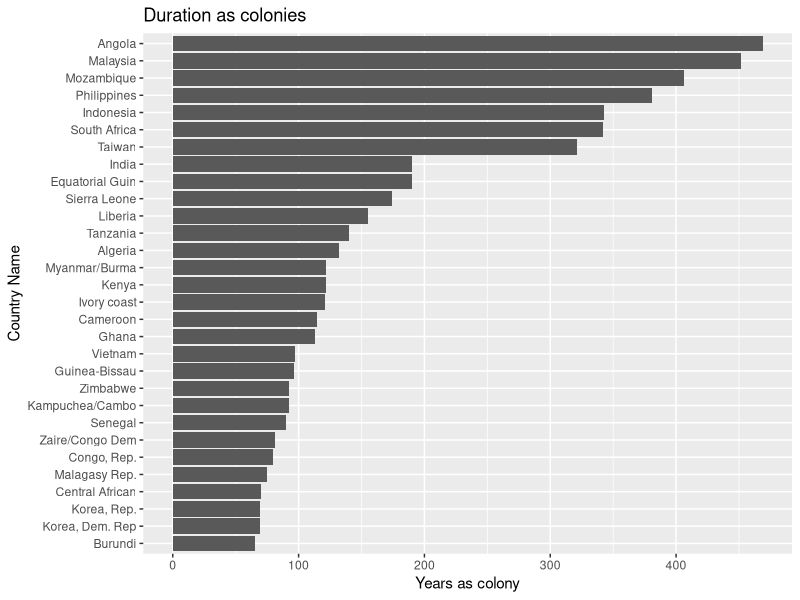
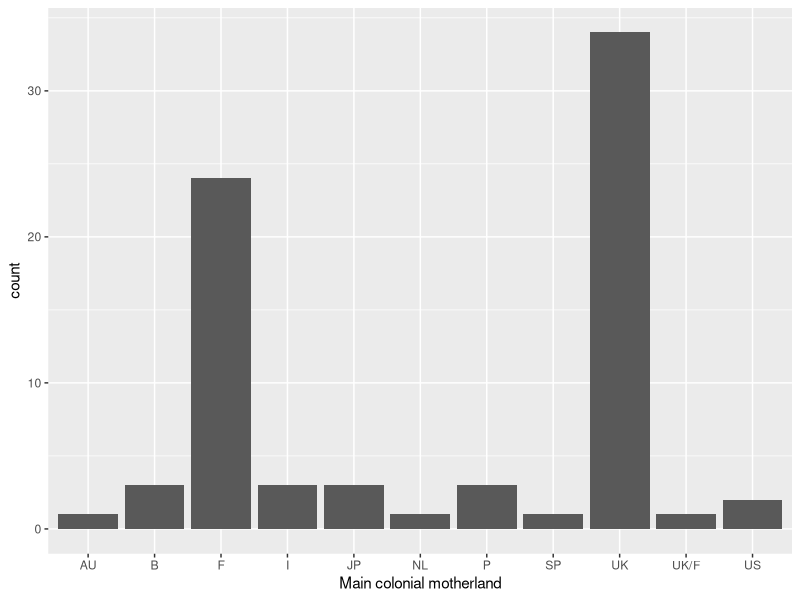
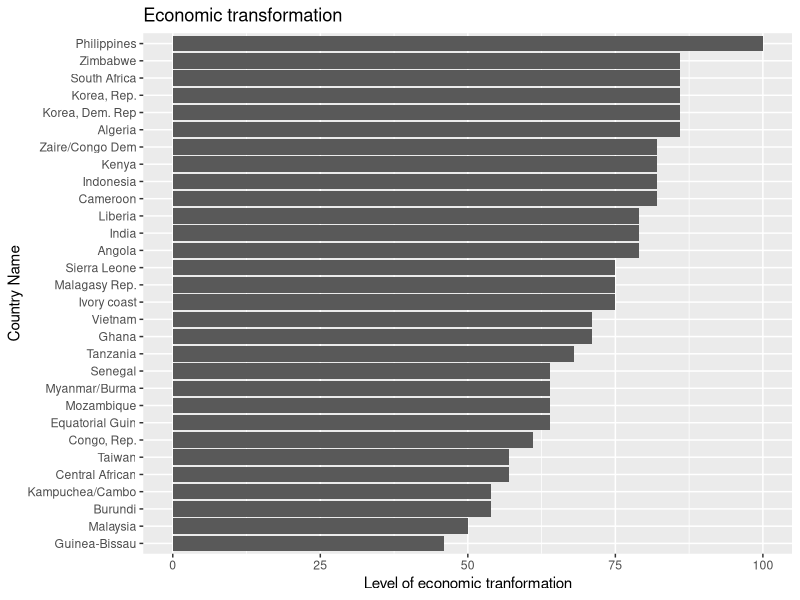
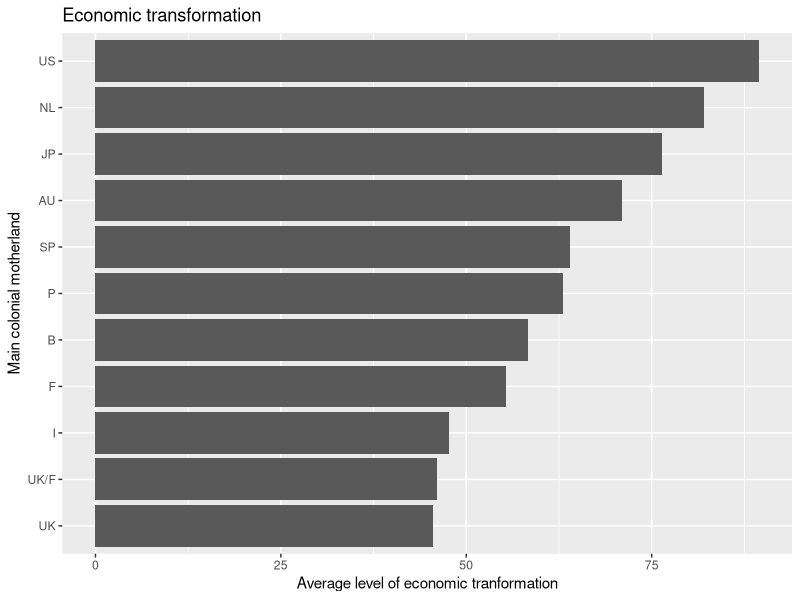

Write R code to recreate these figures, in order.
## ---- chunk 1
library(tidyverse)
library(readxl)
## ---- chunk 2
col_transfor <- read_excel("Copy of Colonial_transformation_data.xls")
## ---- chunk 3
cleaned_colonies <-col_transfor %>%
  filter(`Main colonial motherland`!= "x")
cleaned_colonies
## ---- chunk 4
col_transfor %>% 
  arrange(desc(COLYEARS)) %>%
  select(`Country Name`, COLYEARS, everything())
## ---- chunk 5
col_transfor %>%
  arrange(desc(COLYEARS)) %>%
  top_n(30)%>%
  mutate(`Country Name` = reorder(`Country Name`, COLYEARS)) %>%
  ggplot(aes(x = `Country Name`, y = COLYEARS)) +
  geom_col() +
  xlab(NULL) +
  coord_flip() +
      labs(x = "Country Name",
      y = "Years as colony",
      title = "Duration as colonies")
## ---- chunk 6
cleaned_colonies %>%
  ggplot(aes(x = `Main colonial motherland`))+
  geom_bar()
## ---- chunk 7
col_transfor %>% 
  arrange(desc(`level of economic transformation (0-100)`)) %>%
  select(`Country Name`, `level of economic transformation (0-100)`, everything())
## ---- chunk 8
col_transfor %>%
  arrange(desc(`level of economic transformation (0-100)`))%>%
  top_n(30)%>%
  mutate(`Country Name`= reorder(`Country Name`, `level of economic transformation (0-100)`))%>%
  ggplot(aes(x = `Country Name`, y = `level of economic transformation (0-100)`)) +
  geom_col() +
  xlab(NULL) +
  coord_flip() +
      labs(x = "Country Name",
      y = "Level of economic tranformation",
      title = "Economic transformation")
## ---- chunk 9
cleaned_colonies%>%
  count(`Main colonial motherland`) -> total_colonies
## ---- chunk 10
cleaned_colonies%>%
  drop_na(`level of economic transformation (0-100)`)%>%
  group_by(`Main colonial motherland`)%>%
  summarise(total = sum(`level of economic transformation (0-100)`))%>%
  ungroup ()%>%
  left_join(total_colonies, by = "Main colonial motherland")%>%
  mutate(average_eco_trans = total/n)%>%
  arrange(desc(average_eco_trans)) -> eco_trans_motherland
eco_trans_motherland
## ---- chunk 11
eco_trans_motherland%>%
  mutate(`Main colonial motherland` = reorder(`Main colonial motherland`, average_eco_trans))%>%
  ggplot(aes(x = `Main colonial motherland`, y = average_eco_trans)) +
  geom_col() +
  coord_flip() +
      labs(x = "Main colonial motherland",
      y = "Average level of economic tranformation",
      title = "Economic transformation")
